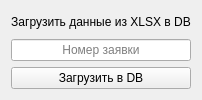
          <widget class="QWidget" name="tab_download_to_db_consignment_note">
           <attribute name="title">
            <string>Загрузить</string>
           </attribute>
           <layout class="QGridLayout" name="gridLayout_24">
            <item row="0" column="0">
             <layout class="QGridLayout" name="gridLayout_27">
              <property name="sizeConstraint">
               <enum>QLayout::SetDefaultConstraint</enum>
              </property>
              <item row="2" column="0">
               <widget class="QLineEdit" name="edit_pass_number_consignment_note">
                <property name="text">
                 <string/>
                </property>
                <property name="alignment">
                 <set>Qt::AlignCenter</set>
                </property>
                <property name="placeholderText">
                 <string>Номер заявки</string>
                </property>
               </widget>
              </item>
              <item row="0" column="0">
               <widget class="QLabel" name="label_download_to_db_consignment_note">
                <property name="frameShape">
                 <enum>QFrame::NoFrame</enum>
                </property>
                <property name="text">
                 <string>Загрузить данные из XLSX в DB</string>
                </property>
                <property name="alignment">
                 <set>Qt::AlignCenter</set>
                </property>
                <property name="wordWrap">
                 <bool>false</bool>
                </property>
               </widget>
              </item>
              <item row="4" column="0">
               <widget class="QPushButton" name="button_add_to_db_consignment_note">
                <property name="text">
                 <string>Загрузить в DB</string>
                </property>
               </widget>
              </item>
             </layout>
            </item>
           </layout>
          </widget>
